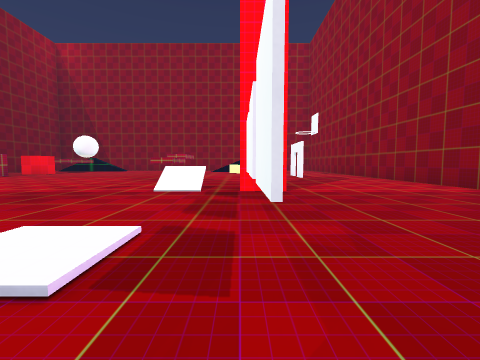
view 1 (above)

16 first-person views from a walk through a Godot game level. The camera is 1.2 m above the floor, tilts 4° down and sees 90° across. The floor is counted in squares, 2 m on a side. Each view is taken from the middle of a square. On the plan, view 1 faces up. The plan holds only what a view shows up to about 9 squares ahead; the rest is blank. Door leaves are left out where a doorway can be walked through. Some surface patterns are stand-ins.

view 2
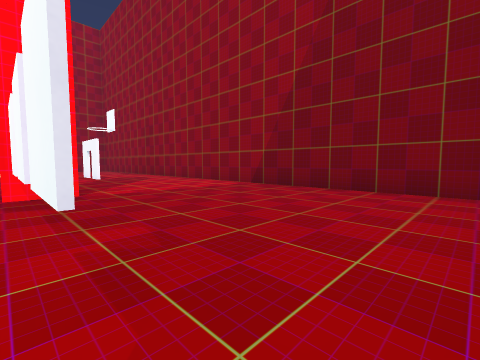

view 3
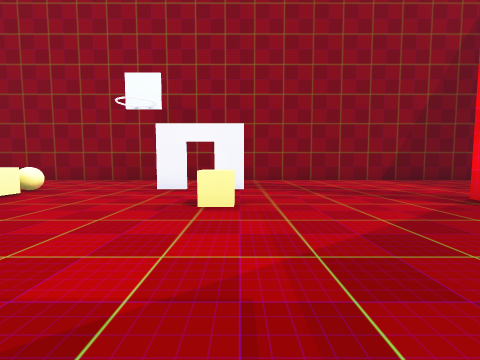

view 4
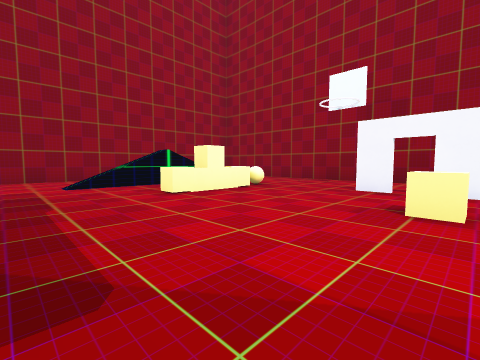

view 5
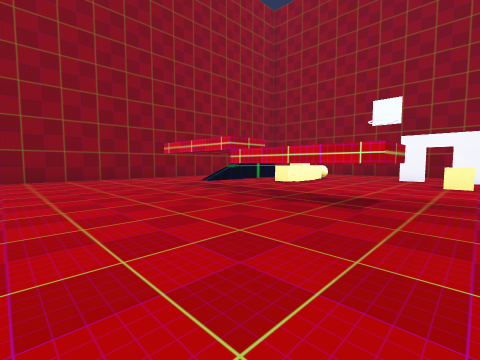

view 6
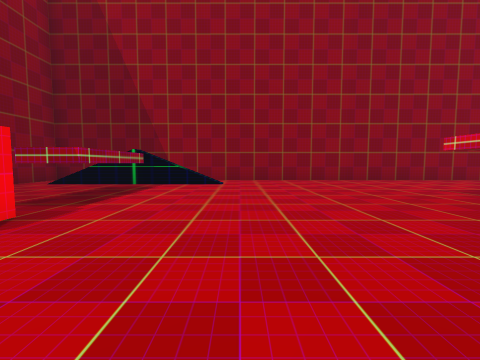

view 7
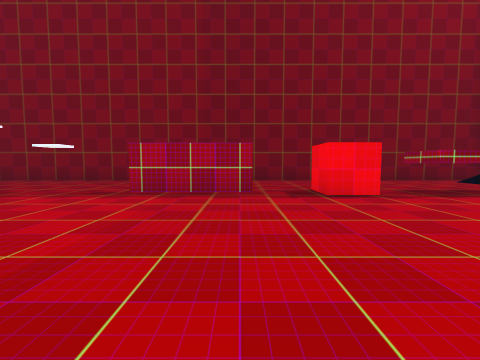

view 8
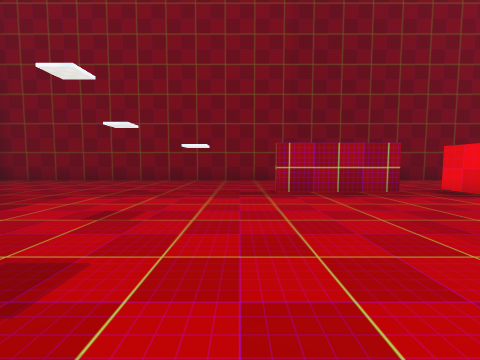

view 9
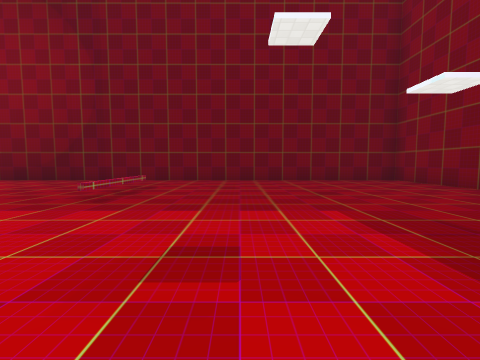

view 10
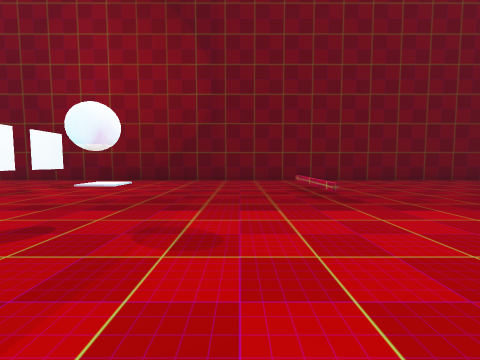

view 11
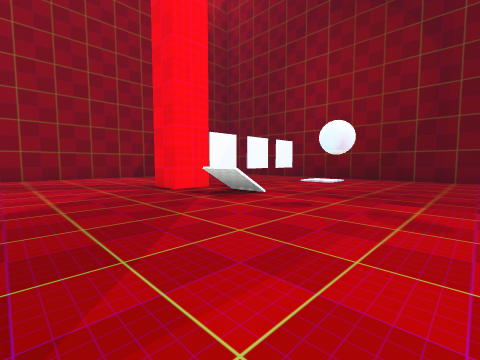

view 12
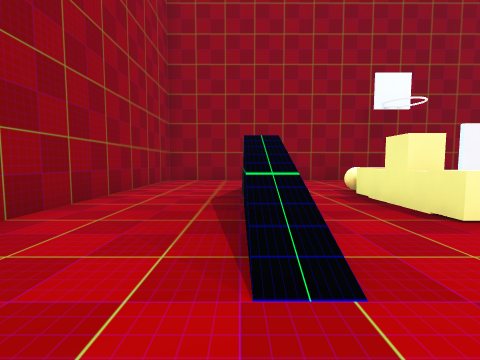

view 13
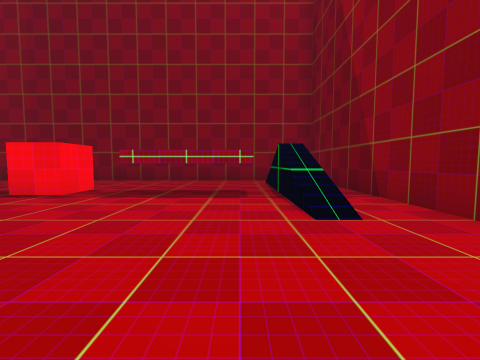

view 14
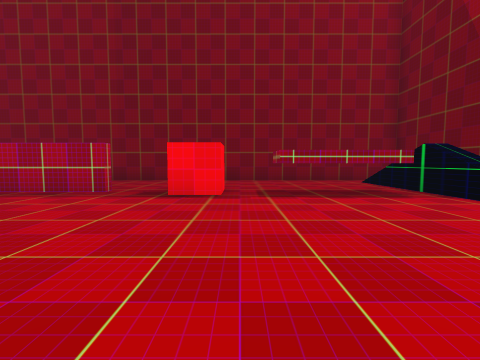

view 15
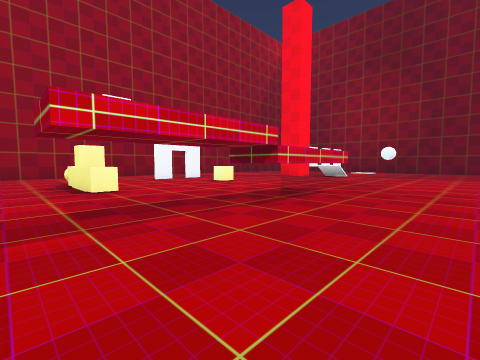

view 16
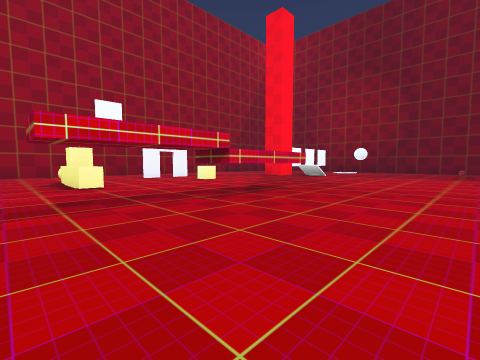

### Floor plan
Key: @ floor where view 1 was taken; # wall or solid block; x gap in a wall; . floor; / step, stairs or slope; D open door; = window, fence, low wall or low ledge; B box; T thing the floor can be seen under or through.
Columns run from 15 left of view 1 to 6 right of it. Each row starts with its distance up from view 1.
 20 ######################
 19 #....................#
 18 #./////..............#
 17 #...T.........    ...#
 16 #...T................#
 15 #...T..........BBB...#
 14 #....................#
 13 #...B......TT........#
 12 #..........T ........#
 11 #...#......TT.....D..#
 10 #...#.............#..#
  9 #...#................#
  8 #....................#
  7 #....................#
  6 #...........#.=BB....#
  5 #...............B....#
  4 #........=...........#
  3 #........=.....#.....#
  2 #........=...//x.....#
  1 #............///.....#
  0 #..............@.....#
 -1 ###################

Where each view was taken, in squares from view 1:
view 1: 0 up, 0 right, facing up
view 2: 0 up, 0 right, facing up-right
view 3: 10 up, 3 left, facing right
view 4: 10 up, 3 left, facing up-right
view 5: 10 up, 7 left, facing up-right
view 6: 11 up, 8 left, facing up
view 7: 11 up, 6 left, facing left
view 8: 8 up, 6 left, facing left
view 9: 8 up, 9 left, facing down
view 10: 8 up, 5 left, facing down
view 11: 9 up, 5 left, facing down-right
view 12: 17 up, 3 left, facing right
view 13: 17 up, 6 left, facing left
view 14: 14 up, 6 left, facing left
view 15: 16 up, 6 left, facing down-right
view 16: 16 up, 7 left, facing down-right
